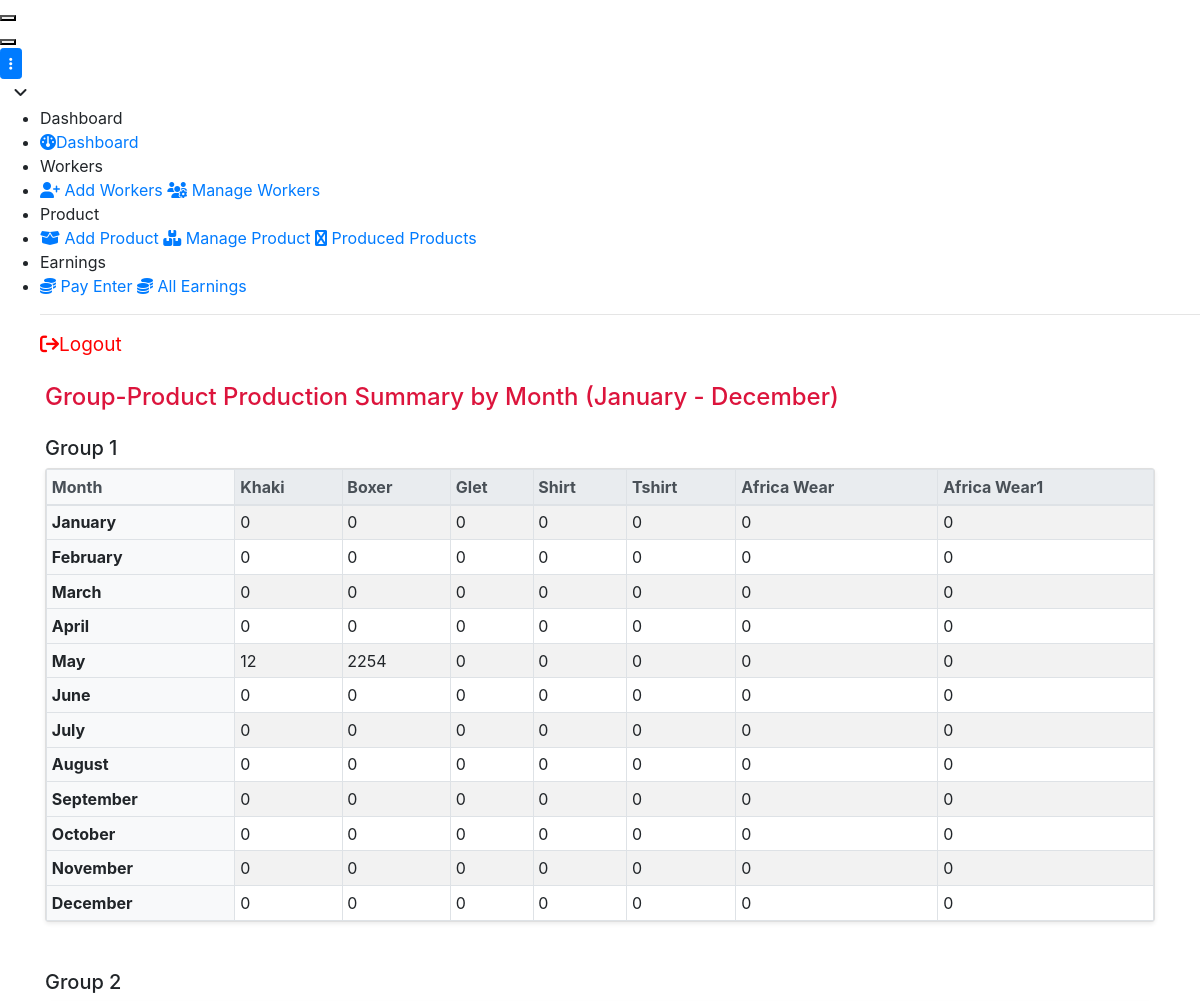
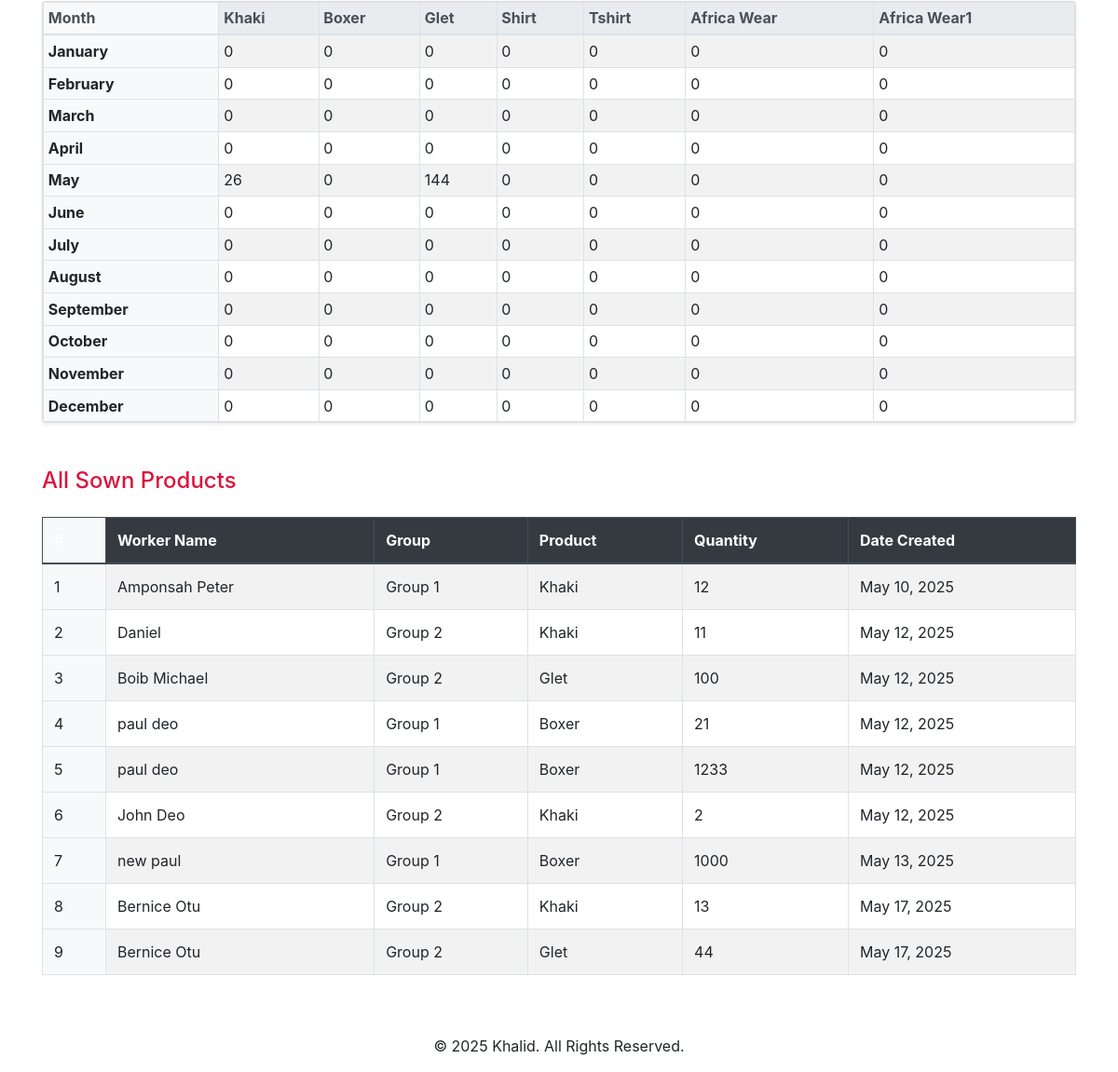
The app's page /daily_summary/ with its own data (2 pictures, top to bottom).
### app/models.py (models this page shows, shortened)
class Groups(models.Model):
    name = models.CharField(max_length=100)
    def __str__(self):
        return self.name

class Product(models.Model):
    item = models.CharField(max_length=100)
    unit_price = models.DecimalField(max_digits=10, decimal_places=2)

class DailyProduction(models.Model):
    worker = models.ForeignKey('Worker', on_delete=models.CASCADE)
    product = models.ForeignKey('Product', on_delete=models.CASCADE)
    quantity = models.PositiveIntegerField()
    description = models.CharField(null=True, blank=True, max_length=200)
    date = models.DateField(default=timezone.now)
    @property
    def amount_due(self):
        return self.quantity * self.product.unit_price
    @property
    def amount_due(self):
        return self._amount_due

class Worker(models.Model):
    name = models.CharField(max_length=60)
    phone = models.CharField(max_length=20)
    email = models.EmailField(blank=True, null=True)
    gh_card = models.CharField("Ghana Card Number", max_length=20)
    profile_picture = models.ImageField(upload_to='profiles/', blank=True, null=True)
    created_at = models.DateTimeField(auto_now_add=True)
    groups = models.ForeignKey(Groups, on_delete=models.CASCADE, related_name='workers')
    is_leader = models.BooleanField(default=False)  # New field for leader status

### app/views.py (the view)
# urls.py: path('daily_summary/', views.daily_workerproduct_summary, name='daily_summary'),
def daily_workerproduct_summary(request):
    record = DailyProduction.objects.all()
    groups = Groups.objects.all()
    products = Product.objects.all()
    current_year = now().year
    months = range(1, 13)
    month_labels = [month_name[m] for m in months]
    group_data = []
    for group in groups:
        month_rows = []
        for month in months:
            product_totals = []
            for product in products:
                total = DailyProduction.objects.filter(
                    worker__groups=group,
                    product=product,
                    date__year=current_year,
                    date__month=month
                ).aggregate(total_quantity=Sum('quantity'))['total_quantity'] or 0
                product_totals.append(total)
            month_rows.append({
                'month': month_name[month],
                'product_totals': product_totals
            })
        group_data.append({
            'group_name': group.name,
            'month_rows': month_rows
        })
    return render(request, 'prod/daily_summary_table.html', {
        'products': products,
        'month_labels': month_labels,
        'group_data': group_data,
            'records':record,
    })

### app/templates/prod/daily_summary_table.html (shortened to what this page needs)
{% extends 'base.html' %}
{% block content %}
<div class="container mt-4">
    <h4 class="mb-4">Group-Product Production Summary by Month ({{ month_labels.0 }} - {{ month_labels|last }})</h4>
    {% for group in group_data %}
        <h5 class="mb-2">{{ group.group_name }}</h5>
        <div class="card mb-5 shadow-sm">
            <div class="card-body p-0">
                <div class="table-responsive">
                    <table class="table table-bordered table-hover table-sm table-striped mb-0">
                        <thead class="thead-light">
                            <tr>
                                <th scope="col">Month</th>
                                {% for product in products %}
                                    <th scope="col">{{ product.item }}</th>
                                {% endfor %}
                            </tr>
                        </thead>
                        <tbody>
                            {% for row in group.month_rows %}
                                <tr>
                                    <td><strong>{{ row.month }}</strong></td>
                                    {% for qty in row.product_totals %}
                                        <td>{{ qty }}</td>
                                    {% endfor %}
                                </tr>
                            {% endfor %}
                        </tbody>
                    </table>
                </div>
            </div>
        </div>
    {% endfor %}
</div>
<div class="container mt-4">
  <h4 class="mb-4">All Sown Products</h4>
  <div class="table-responsive">
    <table class="table table-striped table-bordered">
      <thead class="thead-dark">
        <tr>
          <th>#</th>
          <th>Worker Name</th>
          <th>Group</th>
          <th>Product</th>
          <th>Quantity</th>
          <th>Date Created</th>
        </tr>
      </thead>
      <tbody>
        {% for record in records %}
        <tr>
          <td>{{ forloop.counter }}</td>
          <td>{{ record.worker.name }}</td>
                 <td>{{ record.worker.groups }}</td>
          <td>{{ record.product.item }}</td>
          <td>{{ record.quantity }}</td>
          <td>{{ record.date }}</td>
        </tr>
        {% empty %}
        <tr>
          <td colspan="5" class="text-center">No records found.</td>
        </tr>
        {% endfor %}
      </tbody>
    </table>
  </div>
</div>
{% endblock %}

### app/templates/base.html (shortened to what this page needs)
<!doctype html>
<html lang="en">
<head>
  <link href="https://demo.dashboardpack.com/architectui-html-free/main.css" rel="stylesheet">
  <link href="https://cdn.jsdelivr.net/npm/bootstrap@4.5.2/dist/css/bootstrap.min.css" rel="stylesheet">
</head>
<body>
  <div class="app-container app-theme-white body-tabs-shadow fixed-sidebar fixed-header">
    <div class="app-header header-shadow">
      <div class="app-header__logo">
        <div class="header__pane ml-auto">
          <button type="button" class="hamburger close-sidebar-btn hamburger--elastic" data-class="closed-sidebar">
          </button>
        </div>
      </div>
      <div class="app-header__mobile-menu">
        <button type="button" class="hamburger hamburger--elastic mobile-toggle-nav">
        </button>
      </div>
      <div class="app-header__menu">
        <button type="button" class="btn-icon btn-icon-only btn btn-primary btn-sm mobile-toggle-header-nav">
          <span class="btn-icon-wrapper"><i class="fa fa-ellipsis-v fa-w-6"></i></span>
        </button>
      </div>
      <div class="app-header__content">
        <div class="app-header-right">
          <div class="header-btn-lg pr-0">
            <div class="widget-content p-0">
              <div class="widget-content-wrapper">
                <div class="widget-content-left">
                  <div class="btn-group">
                    <a data-toggle="dropdown" aria-haspopup="true" aria-expanded="false" class="p-0 btn">
                      <i class="fa fa-angle-down ml-2 opacity-8"></i>
                    </a>
                  </div>
                </div>
              </div>
            </div>
          </div>
        </div>
      </div>
    </div>
    <div class="app-main">
        <div class="app-sidebar sidebar-shadow">
            <div class="scrollbar-sidebar">
                <div class="app-sidebar__inner">
                            <ul class="vertical-nav-menu">
                                   <li class="app-sidebar__heading">Dashboard</li>
  <li>
    <a href="{% url 'dashboard' %}">
      <i class="fa fa-dashboard"></i>Dashboard
    </a>
  </li>
  <li class="app-sidebar__heading">Workers</li>
  <li>
    <a href="{% url 'add_worker' %}">
      <i class="fas fa-user-plus"></i> Add Workers
    </a>
    <a href="{% url 'manage_workers' %}">
      <i class="fas fa-users-cog"></i> Manage Workers
    </a>
  </li>
<link rel="stylesheet" href="https://cdnjs.cloudflare.com/ajax/libs/font-awesome/6.5.0/css/all.min.css">
  <li class="app-sidebar__heading">Product</li>
  <li>
    <a href="{% url 'add_product' %}">
      <i class="fas fa-box-open"></i> Add Product
    </a>
    <a href="{% url 'manage_products' %}">
      <i class="fas fa-boxes"></i> Manage Product
    </a>
    <a href="{% url 'daily_summary' %}">
  <i class="fas fa-codepen"></i> Produced Products
</a>
  </li>
  <li class="app-sidebar__heading">Earnings</li>
  <li>
    <a href="{% url 'dashboard_view' %}">
      <i class="fas fa-coins"></i> Pay Enter
    </a>
<a href="{% url 'all_earning' %}">
  <i class="fas fa-coins"></i> All Earnings
</a>
<hr>
<a style="color: red; font-size: 19px;" href="{% url 'logout' %}">
  <i class="fa fa-sign-out"></i>Logout
</a>
  </li>
</ul>
                </div>
            </div>
        </div>
        <div class="app-main__outer">
            <div class="app-main__inner">
                {% block content %}
                {% endblock %}
            </div>
        </div>
    </div>
    <footer class="mt-5">
    <div class="container text-center">
        <p>&copy; <span id="current-year"></span> Khalid. All Rights Reserved.</p>
    </div>
</footer>
</div>
</body>
</html>

### app/templates/base.html (style rules this page uses)
h4 { color: crimson; }
a { text-decoration: none !important; }

### app/templates/prod/daily_summary_table.html (style rules this page uses)
.table-responsive { overflow-x: auto; }
.table th:first-child, .table td:first-child { position: sticky; left: 0; background-color: #f8f9fa; z-index: 1; white-space: nowrap; }

### records on screen
Groups: group_name "Group 1"
Product: item "Khaki"
Product: item "Boxer"
Product: item "Glet"
Product: item "Shirt"
Product: item "Tshirt"
Product: item "Africa Wear"
Product: item "Africa Wear1"
Groups: group_name "Group 2"
DailyProduction: worker.name "Amponsah Peter", worker.groups "Group 1", product.item "Khaki", quantity "12", date "May 10, 2025"
DailyProduction: worker.name "Daniel", worker.groups "Group 2", product.item "Khaki", quantity "11", date "May 12, 2025"
DailyProduction: worker.name "Boib Michael", worker.groups "Group 2", product.item "Glet", quantity "100", date "May 12, 2025"
DailyProduction: worker.name "paul deo", worker.groups "Group 1", product.item "Boxer", quantity "21", date "May 12, 2025"
DailyProduction: worker.name "paul deo", worker.groups "Group 1", product.item "Boxer", quantity "1233", date "May 12, 2025"
DailyProduction: worker.name "John Deo", worker.groups "Group 2", product.item "Khaki", quantity "2", date "May 12, 2025"
DailyProduction: worker.name "new paul", worker.groups "Group 1", product.item "Boxer", quantity "1000", date "May 13, 2025"
DailyProduction: worker.name "Bernice Otu", worker.groups "Group 2", product.item "Khaki", quantity "13", date "May 17, 2025"
DailyProduction: worker.name "Bernice Otu", worker.groups "Group 2", product.item "Glet", quantity "44", date "May 17, 2025"

### other values on screen
{{ month_labels.0 }} "January"
{{ month_labels|last }} "December"
{{ row.month }} "January" "February" "March" "April" "May" "June" "July" "August" "September" "October" "November" "December" "January" "February" "March" "April" "May" "June" "July" "August" "September" "October" "November" "December"
{{ qty }} "0" "0" "0" "0" "0" "0" "0" "0" "0" "0" "0" "0" "0" "0" "0" "0" "0" "0" "0" "0" "0" "0" "0" "0" "0" "0" "0" "0" "12" "2254" "0" "0" "0" "0" "0" "0" "0" "0" "0" "0" "0" "0" "0" "0" "0" "0" "0" "0" "0" "0" "0" "0" "0" "0" "0" "0" "0" "0" "0" "0" "0" "0" "0" "0" "0" "0" "0" "0" "0" "0" "0" "0" "0" "0" "0" "0" "0" "0" "0" "0" "0" "0" "0" "0" "0" "0" "0" "0" "0" "0" "0" "0" "0" "0" "0" "0" "0" "0" "0" "0" "0" "0" "0" "0" "0" "0" "0" "0" "0" "0" "0" "0" "26" "0" "144" "0" "0" "0" "0" "0" "0" "0" "0" "0" "0" "0" "0" "0" "0" "0" "0" "0" "0" "0" "0" "0" "0" "0" "0" "0" "0" "0" "0" "0" "0" "0" "0" "0" "0" "0" "0" "0" "0" "0" "0" "0" "0" "0" "0" "0" "0" "0" "0" "0" "0" "0" "0" "0"
